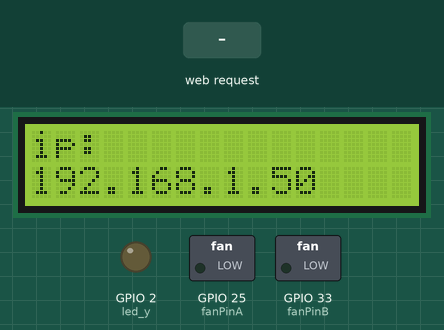
The sketch below on a simulated ESP32. Parts: 16×2 character LCD, switched loads named in the sketch (green lamp = pin HIGH), output pins drawn as LEDs (lit = HIGH). The test bench sets the inputs (shaded band). WiFi joins after 1.5 s; servers stay silent unless stated; what the sketch prints to the serial monitor is not drawn.

Above: at 2.7 s.
2.8 s: HTTP request GET /led/on received
At 4.0 s:
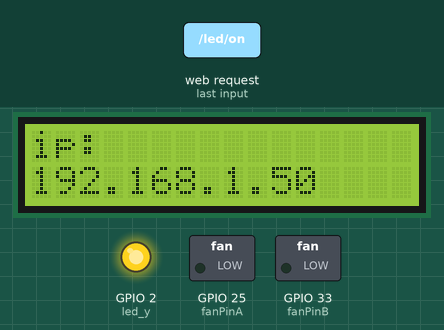
4.3 s: HTTP request GET /fan/on received
At 5.3 s:
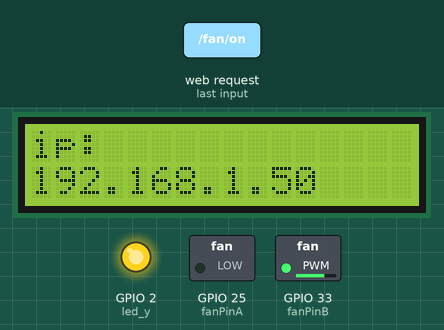
5.8 s: HTTP request GET /led/off received
At 6.5 s:
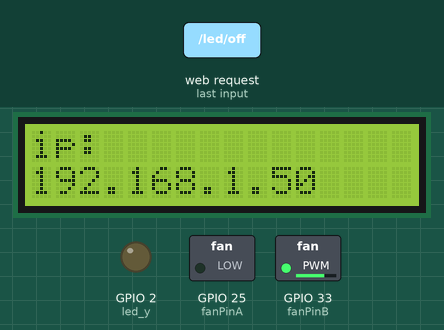
7.3 s: HTTP request GET /fan/off received
At 7.6 s:
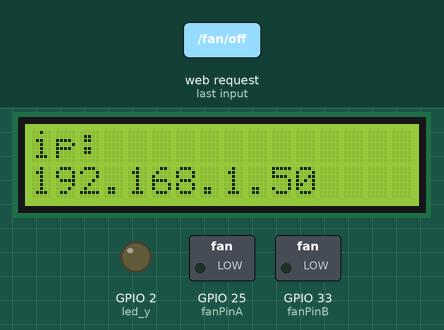
Timing chart, 0 to 9.8 s (numbered marks = the images above; inputs shaded):
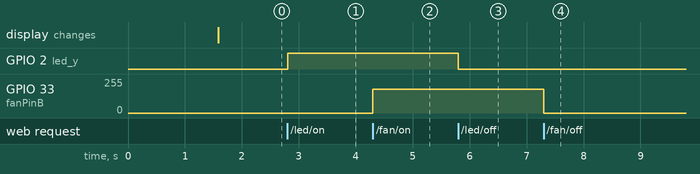

The sketch:

pj12_2_wifi_led.ino
```cpp
#include <WiFi.h>
#include <ESPmDNS.h>
#include <WiFiClient.h>

String item = "0";
const char* ssid = "longvn-US";
const char* password = "llll8888";
WiFiServer server(80);

#include <Wire.h>
#include <LiquidCrystal_I2C.h>
LiquidCrystal_I2C mylcd(0x27,16,2);
#include <analogWrite.h>
#define fanPinA 25
#define fanPinB 33
#define led_y 2  //Define the yellow led pin to 2

void setup() {
  Serial.begin(115200);
  mylcd.init();
  mylcd.backlight();
  pinMode(led_y, OUTPUT);
  pinMode(fanPinA, OUTPUT);
  pinMode(fanPinB, OUTPUT);

  WiFi.begin(ssid, password);
  while (WiFi.status() != WL_CONNECTED) {
    delay(500);
    Serial.print(".");
  }
  Serial.println("");
  Serial.print("Connected to ");
  Serial.println(ssid);
  Serial.print("IP address: ");
  Serial.println(WiFi.localIP());
  server.begin();
  Serial.println("TCP server started");
  MDNS.addService("http", "tcp", 80);
  mylcd.setCursor(0, 0);
  mylcd.print("ip:");
  mylcd.setCursor(0, 1);
  mylcd.print(WiFi.localIP());  //LCD displays ip adress
}

void loop() {
  WiFiClient client = server.available();
  if (!client) {
      return;
  }
  while(client.connected() && !client.available()){
      delay(1);
  }
  String req = client.readStringUntil('\r');
  int addr_start = req.indexOf(' ');
  int addr_end = req.indexOf(' ', addr_start + 1);
  if (addr_start == -1 || addr_end == -1) {
      Serial.print("Invalid request: ");
      Serial.println(req);
      return;
  }
  req = req.substring(addr_start + 1, addr_end);
  item=req;
  Serial.println(item);
  String s;
  if (req == "/")  //Browser accesses address can read the information sent by the client.println(s);
  {
      IPAddress ip = WiFi.localIP();
      String ipStr = String(ip[0]) + '.' + String(ip[1]) + '.' + String(ip[2]) + '.' + String(ip[3]);
      s = "HTTP/1.1 200 OK\r\nContent-Type: text/html\r\n\r\n<!DOCTYPE HTML>\r\n<html>ESP32 ip:";
      s += ipStr;
      s += "</html>\r\n\r\n";
      Serial.println("Sending 200");
      client.println(s);  //Send the string S, then you can read the information when visiting the address of E smart home using a browser.
  }
  if(req == "/led/on") //Browser accesses address ip address/led/on
  {
    client.println("turn on the LED");
    digitalWrite(led_y, HIGH);
  }
  if(req == "/led/off") //Browser accesses address ip address/led/off
  {
    client.println("turn off the LED");
    digitalWrite(led_y, LOW);
  }
  if(req == "/fan/on") //Browser accesses address ip address/fan/on
  {
    client.println("turn on the fan");
    digitalWrite(fanPinA, LOW); //pwm = 0
    analogWrite(fanPinB, 180);
  }
  if(req == "/fan/off") //Browser accesses address ip address/fan/off
  {
    client.println("turn off the fan");
    digitalWrite(fanPinA, LOW); //pwm = 0
    analogWrite(fanPinB, 0);
  }
  //client.print(s);
  client.stop();
}
```

Measured:
- after the input at 2.8 s, GPIO 2 (led_y): LOW → HIGH at once
- after the input at 4.3 s, GPIO 33 (fanPinB): 0/255 → 180/255 at once
- after the input at 5.8 s, GPIO 2 (led_y): HIGH → LOW at once
- after the input at 7.3 s, GPIO 33 (fanPinB): 180/255 → 0/255 at once
